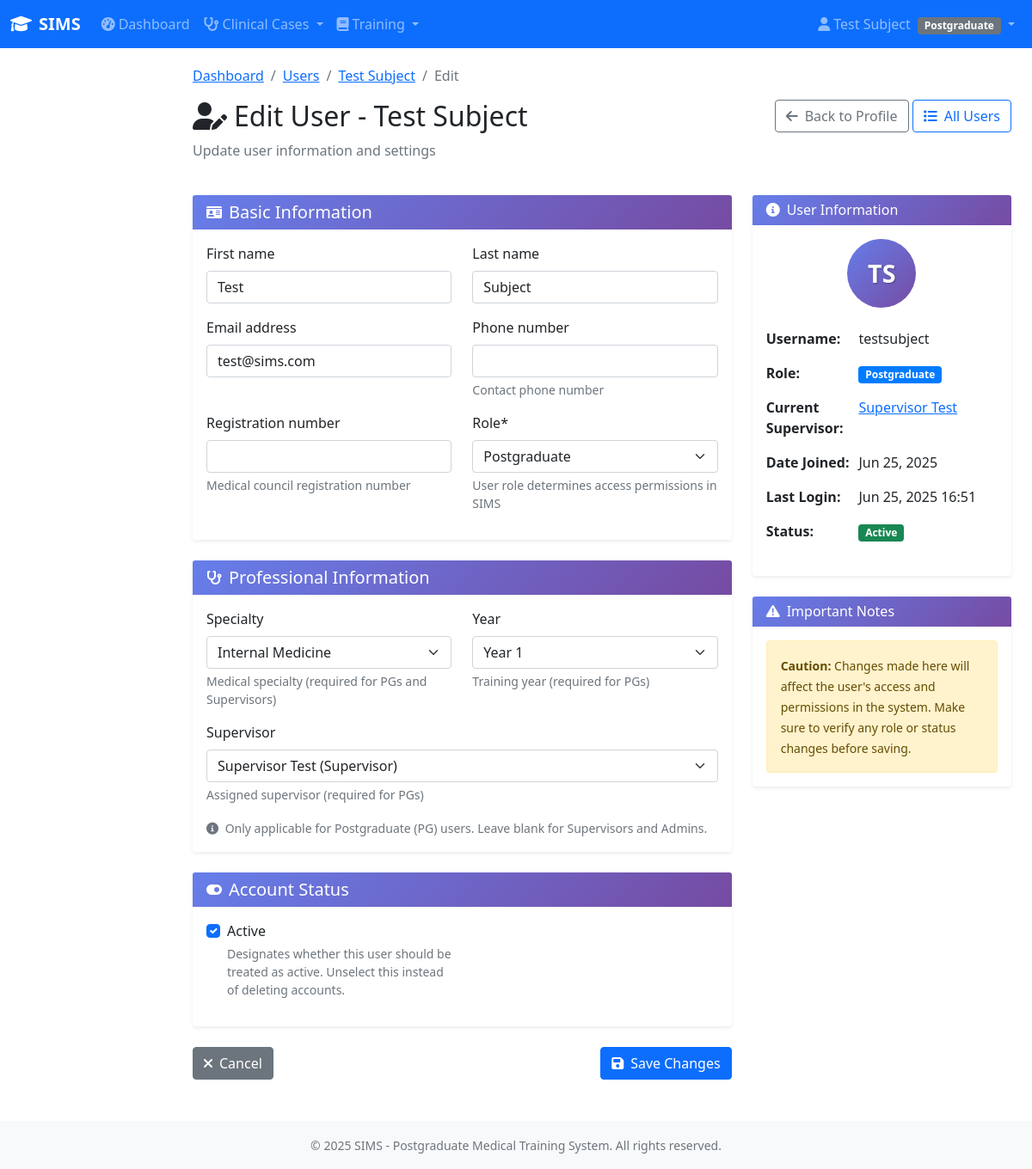
Page /users/15/edit/ (signed in) on the earlier database version.
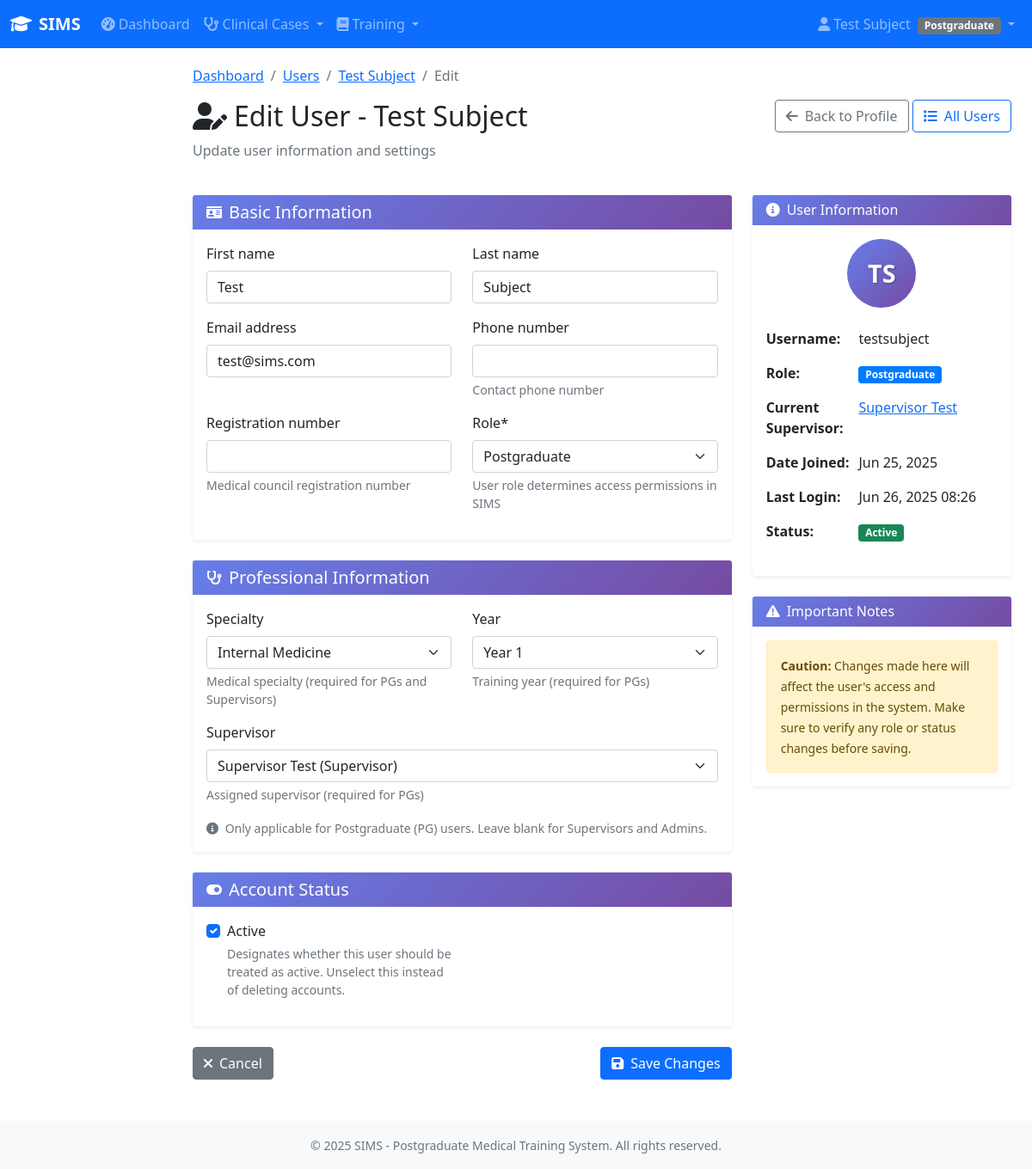
Same page on the later database version.
### sims/users/models.py (models this page shows, shortened)
class User(AbstractUser):
    role = models.CharField(
        max_length=20,
        choices=USER_ROLES,
        help_text="User role determines access permissions in SIMS"
    )
    specialty = models.CharField(
        max_length=100,
        choices=SPECIALTY_CHOICES,
        blank=True,
        null=True,
        help_text="Medical specialty (required for PGs and Supervisors)"
    )
    year = models.CharField(
        max_length=10,
        choices=YEAR_CHOICES,
        blank=True,
        null=True,
        help_text="Training year (required for PGs)"
    )
    supervisor = models.ForeignKey(
        'self',
        on_delete=models.SET_NULL,
        null=True,
        blank=True,
        related_name='assigned_pgs',
        limit_choices_to={'role': 'supervisor'},
        help_text="Assigned supervisor (required for PGs)"
    )
    registration_number = models.CharField(
        max_length=50,
        blank=True,
        null=True,
        help_text="Medical council registration number"
    )
    phone_number = models.CharField(
        max_length=15,
        blank=True,
        null=True,
        help_text="Contact phone number"
    )
    created_by = models.ForeignKey(
        'self',
        on_delete=models.SET_NULL,
        null=True,
        blank=True,
        related_name='users_created',
        help_text="Admin who created this user account"
    )
    modified_by = models.ForeignKey(
        'self',
        on_delete=models.SET_NULL,
        null=True,
        blank=True,
        related_name='users_modified',
        help_text="Last admin to modify this user account"
    )
    last_login_ip = models.GenericIPAddressField(
        null=True,
        blank=True,
        help_text="IP address of last login"
    )
    is_archived = models.BooleanField(
        default=False,
        help_text="Mark as archived instead of deleting"
    )
    archived_date = models.DateTimeField(
        null=True,
        blank=True,
        help_text="Date when user was archived"
    )
    class Meta:
        verbose_name = "SIMS User"
        verbose_name_plural = "SIMS Users"
        ordering = ['role', 'last_name', 'first_name']
        indexes = [
            models.Index(fields=['role']),
            models.Index(fields=['specialty']),
            models.Index(fields=['supervisor']),
            models.Index(fields=['is_active']),
        ]
    def __str__(self):
        full_name = self.get_full_name()
        if full_name:
            return f"{full_name} ({self.get_role_display()})"
        return f"{self.username} ({self.get_role_display()})"
    def is_admin(self):
        return self.role == 'admin'

### sims/users/views.py (the view, shortened to what this page needs)
# urls.py: path('<int:pk>/edit/', views.UserEditView.as_view(), name='user_edit'),
class UserEditView(AdminRequiredMixin, UpdateView):
    model = User
    fields = ['first_name', 'last_name', 'email', 'role', 'specialty', 'year', 'supervisor', 'is_active', 'phone_number', 'registration_number']
    template_name = 'users/user_edit.html'
    def get_context_data(self, **kwargs):
        context = super().get_context_data(**kwargs)
        context['page_title'] = f"Edit User - {self.object.get_full_name()}"
        if 'form' in context:
            form = context['form']
            if 'supervisor' in form.fields:
                form.fields['supervisor'].queryset = User.objects.filter(
                    role='supervisor',
                    is_active=True
                ).order_by('first_name', 'last_name')
                form.fields['supervisor'].empty_label = "No Supervisor (for Supervisors/Admins)"
        return context

### sims/context_processors.py (called while the page is built, shortened)
def admin_stats_context(request):
    if not request.path.startswith('/admin/'):
        return {}

### templates/users/user_edit.html (shortened to what the changed rows need)
{% extends 'base/base.html' %}
{% load crispy_forms_tags %}
{% block breadcrumb %}
<nav aria-label="breadcrumb">
    <ol class="breadcrumb">
        <li class="breadcrumb-item"><a href="{% url 'users:profile_detail' object.pk %}">{{ object.get_full_name }}</a></li>
    </ol>
</nav>
{% endblock %}
{% block page_header %}
<div class="d-flex justify-content-between align-items-start mb-4">
    <div>
        <h2>
            <i class="fas fa-user-edit me-2"></i>Edit User - {{ object.get_full_name }}
        </h2>
        <p class="text-muted">Update user information and settings</p>
    </div>
</div>
{% endblock %}
{% block content %}
<div class="row">
    <div class="col-lg-8">
        <form method="post" id="userEditForm">
            <div class="card mb-4">
                <div class="card-body">
                    <div class="row">
                        <div class="col-md-6">
                            {{ form.first_name|as_crispy_field }}
                        </div>
                        <div class="col-md-6">
                            {{ form.last_name|as_crispy_field }}
                        </div>
                    </div>
                    <div class="row">
                        <div class="col-md-6">
                            {{ form.email|as_crispy_field }}
                        </div>
                        <div class="col-md-6">
                            {{ form.phone_number|as_crispy_field }}
                        </div>
                    </div>
                    <div class="row">
                        <div class="col-md-6">
                            {{ form.registration_number|as_crispy_field }}
                        </div>
                        <div class="col-md-6">
                            {{ form.role|as_crispy_field }}
                        </div>
                    </div>
                </div>
            </div>
            <div class="card mb-4">
                <div class="card-body">
                    <div class="row">
                        <div class="col-md-6">
                            {{ form.specialty|as_crispy_field }}
                        </div>
                        <div class="col-md-6">
                            {{ form.year|as_crispy_field }}
                        </div>
                    </div>
                    <div class="row">
                        <div class="col-md-12">
                            <div class="form-group">
                                {{ form.supervisor|as_crispy_field }}
                            </div>
                        </div>
                    </div>
                </div>
            </div>
            <div class="card mb-4">
                <div class="card-body">
                    <div class="row">
                        <div class="col-md-6">
                            {{ form.is_active|as_crispy_field }}
                        </div>
                    </div>
                </div>
            </div>
        </form>
    </div>
    <div class="col-lg-4">
        <div class="card">
            <div class="card-body">
                <div class="text-center mb-3">
                    {% if object.avatar %}
                    <img src="{{ object.avatar.url }}" alt="{{ object.get_full_name }}"
                         class="rounded-circle" width="80" height="80" style="object-fit: cover;">
                    {% else %}
                    <div class="avatar-placeholder rounded-circle mx-auto d-flex align-items-center justify-content-center"
                         style="width: 80px; height: 80px; background: linear-gradient(135deg, #667eea 0%, #764ba2 100%); color: white; font-size: 1.8rem;">
                        {{ object.first_name.0|upper }}{{ object.last_name.0|upper }}
                    </div>
                    {% endif %}
                </div>
                <table class="table table-sm">
                    <tr>
                        <td class="fw-bold">Username:</td>
                        <td>{{ object.username }}</td>
                    </tr>
                    <tr>
                        <td>
                            <span class="badge bg-{{ object.role }}">
                                {{ object.get_role_display|default:object.role|title }}
                            </span>
                        </td>
                    </tr>
                    {% if object.supervisor %}
                    <tr>
                        <td class="fw-bold">Current Supervisor:</td>
                        <td>
                            <a href="{% url 'users:profile_detail' object.supervisor.pk %}">
                                {{ object.supervisor.get_full_name }}
                            </a>
                        </td>
                    </tr>
                    {% endif %}
                    <tr>
                        <td class="fw-bold">Date Joined:</td>
                        <td>{{ object.date_joined|date:"M d, Y" }}</td>
                    </tr>
                    <tr>
                        <td class="fw-bold">Last Login:</td>
                        <td>{{ object.last_login|date:"M d, Y H:i"|default:"Never" }}</td>
                    </tr>
                    <tr>
                        <td>
                            <span class="badge bg-{{ object.is_active|yesno:'success,danger' }}">
                                {{ object.is_active|yesno:'Active,Inactive' }}
                            </span>
                        </td>
                    </tr>
                </table>
            </div>
        </div>
    </div>
</div>
{% endblock %}

### templates/base/base.html (shortened to what this page needs)
<!DOCTYPE html>
<html lang="en">
<head>
    <link href="https://cdn.jsdelivr.net/npm/bootstrap@5.1.3/dist/css/bootstrap.min.css" rel="stylesheet">
    <link href="https://cdnjs.cloudflare.com/ajax/libs/font-awesome/6.0.0/css/all.min.css" rel="stylesheet">
    <link href="https://cdn.jsdelivr.net/npm/select2@4.1.0-rc.0/dist/css/select2.min.css" rel="stylesheet">
    <link href="https://cdn.jsdelivr.net/npm/select2-bootstrap-5-theme@1.3.0/dist/select2-bootstrap-5-theme.min.css" rel="stylesheet">
</head>
<body>
    <nav class="navbar navbar-expand-lg navbar-dark bg-primary">
        <div class="container-fluid">
            <a class="navbar-brand" href="{% url 'home' %}">
                <i class="fas fa-graduation-cap me-2"></i>SIMS
            </a>
            <div class="collapse navbar-collapse" id="navbarNav">
                <ul class="navbar-nav me-auto">
                    {% if user.is_authenticated %}
                        <li class="nav-item">
                            <a class="nav-link" href="{% url 'users:dashboard' %}">
                                <i class="fas fa-tachometer-alt me-1"></i>Dashboard
                            </a>
                        </li>
                        {% if user.role == 'pg' or user.role == 'supervisor' or user.role == 'admin' %}
                        <li class="nav-item dropdown">
                            <a class="nav-link dropdown-toggle" href="#" role="button" data-bs-toggle="dropdown">
                                <i class="fas fa-stethoscope me-1"></i>Clinical Cases
                            </a>
                        </li>
                        {% endif %}
                        <li class="nav-item dropdown">
                            <a class="nav-link dropdown-toggle" href="#" role="button" data-bs-toggle="dropdown">
                                <i class="fas fa-book me-1"></i>Training
                            </a>
                        </li>
                    {% endif %}
                </ul>
                <ul class="navbar-nav">
                    {% if user.is_authenticated %}
                        <li class="nav-item dropdown">
                            <a class="nav-link dropdown-toggle" href="#" role="button" data-bs-toggle="dropdown">
                                <i class="fas fa-user me-1"></i>{{ user.get_full_name|default:user.username }}
                                <span class="badge bg-secondary ms-1">{{ user.get_role_display }}</span>
                            </a>
                        </li>
                    {% else %}
                        <li class="nav-item">
                            <a class="nav-link" href="{% url 'users:login' %}">Login</a>
                        </li>
                    {% endif %}
                </ul>
            </div>
        </div>
    </nav>
    <div class="container-fluid">
        <div class="row">
            <main class="{% if not hide_sidebar %}col-md-9 ms-sm-auto col-lg-10 px-md-4{% else %}col-12{% endif %} main-content">
                {% block breadcrumb %}{% endblock %}
                {% block page_header %}{% endblock %}
                {% block content %}{% endblock %}
            </main>
        </div>
    </div>
    <footer class="bg-light text-center text-muted py-3 mt-5">
        <div class="container">
            <small>&copy; 2025 SIMS - Postgraduate Medical Training System. All rights reserved.</small>
        </div>
    </footer>
</body>
</html>

Differences in the rows shown:
changed User "Test Subject": last_login "Jun 25, 2025 16:51" → "Jun 26, 2025 08:26"
